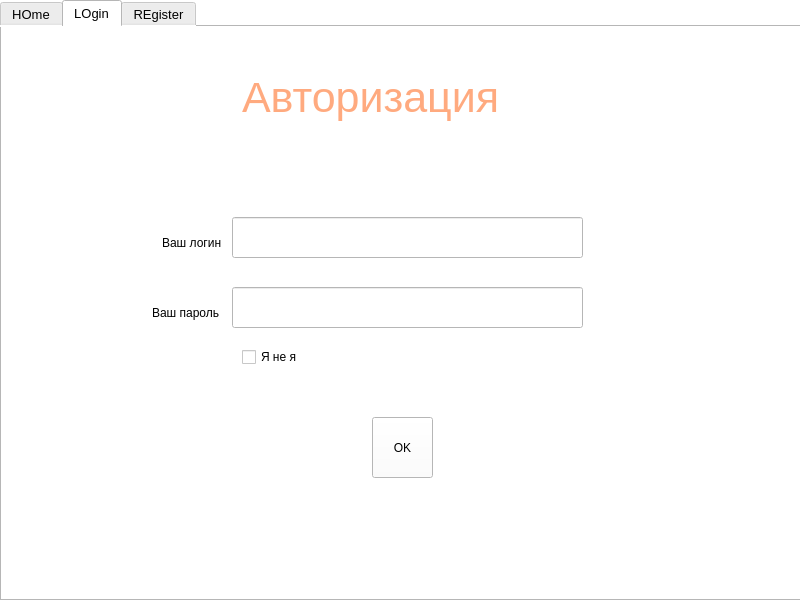
<?xml version="1.0" encoding="UTF-8"?>
<ui version="4.0">
 <class>MainWindow</class>
 <widget class="QMainWindow" name="MainWindow">
  <property name="geometry">
   <rect>
    <x>0</x>
    <y>0</y>
    <width>800</width>
    <height>600</height>
   </rect>
  </property>
  <property name="windowTitle">
   <string>MainWindow</string>
  </property>
  <property name="styleSheet">
   <string notr="true">background-color: rgb(255, 255, 255);</string>
  </property>
  <widget class="QWidget" name="centralwidget">
   <widget class="QTabWidget" name="tabWidget">
    <property name="geometry">
     <rect>
      <x>0</x>
      <y>0</y>
      <width>801</width>
      <height>601</height>
     </rect>
    </property>
    <property name="font">
     <font>
      <pointsize>10</pointsize>
     </font>
    </property>
    <property name="currentIndex">
     <number>1</number>
    </property>
    <property name="iconSize">
     <size>
      <width>60</width>
      <height>60</height>
     </size>
    </property>
    <widget class="QWidget" name="tab">
     <attribute name="title">
      <string>HOme</string>
     </attribute>
     <widget class="QLabel" name="label">
      <property name="geometry">
       <rect>
        <x>320</x>
        <y>10</y>
        <width>441</width>
        <height>141</height>
       </rect>
      </property>
      <property name="styleSheet">
       <string notr="true">font: 30pt &quot;Metal Gear&quot;;
color: rgb(170, 0, 255);</string>
      </property>
      <property name="text">
       <string>PanzarStarm</string>
      </property>
     </widget>
    </widget>
    <widget class="QWidget" name="tab_2">
     <attribute name="title">
      <string>LOgin</string>
     </attribute>
     <widget class="QLineEdit" name="linelog">
      <property name="geometry">
       <rect>
        <x>230</x>
        <y>190</y>
        <width>351</width>
        <height>41</height>
       </rect>
      </property>
      <property name="font">
       <font>
        <pointsize>16</pointsize>
       </font>
      </property>
      <property name="text">
       <string/>
      </property>
      <property name="dragEnabled">
       <bool>true</bool>
      </property>
      <property name="clearButtonEnabled">
       <bool>true</bool>
      </property>
     </widget>
     <widget class="QLabel" name="label_2">
      <property name="geometry">
       <rect>
        <x>240</x>
        <y>30</y>
        <width>351</width>
        <height>81</height>
       </rect>
      </property>
      <property name="font">
       <font>
        <pointsize>32</pointsize>
       </font>
      </property>
      <property name="styleSheet">
       <string notr="true">color: rgb(255, 170, 127);</string>
      </property>
      <property name="text">
       <string>Авторизация</string>
      </property>
     </widget>
     <widget class="QLabel" name="label_3">
      <property name="geometry">
       <rect>
        <x>160</x>
        <y>190</y>
        <width>181</width>
        <height>51</height>
       </rect>
      </property>
      <property name="text">
       <string>Ваш логин</string>
      </property>
     </widget>
     <widget class="QLabel" name="label_4">
      <property name="geometry">
       <rect>
        <x>150</x>
        <y>260</y>
        <width>181</width>
        <height>51</height>
       </rect>
      </property>
      <property name="text">
       <string>Ваш пароль</string>
      </property>
     </widget>
     <widget class="QLineEdit" name="linepass">
      <property name="geometry">
       <rect>
        <x>230</x>
        <y>260</y>
        <width>351</width>
        <height>41</height>
       </rect>
      </property>
      <property name="font">
       <font>
        <pointsize>16</pointsize>
       </font>
      </property>
      <property name="text">
       <string notr="true"/>
      </property>
      <property name="echoMode">
       <enum>QLineEdit::Password</enum>
      </property>
      <property name="clearButtonEnabled">
       <bool>true</bool>
      </property>
     </widget>
     <widget class="QPushButton" name="pushButton">
      <property name="geometry">
       <rect>
        <x>370</x>
        <y>390</y>
        <width>61</width>
        <height>61</height>
       </rect>
      </property>
      <property name="text">
       <string>OK</string>
      </property>
     </widget>
     <widget class="QCheckBox" name="checkBox">
      <property name="geometry">
       <rect>
        <x>240</x>
        <y>320</y>
        <width>61</width>
        <height>20</height>
       </rect>
      </property>
      <property name="text">
       <string>Я не я</string>
      </property>
      <property name="checkable">
       <bool>false</bool>
      </property>
      <property name="checked">
       <bool>false</bool>
      </property>
     </widget>
     <zorder>label_2</zorder>
     <zorder>label_3</zorder>
     <zorder>linelog</zorder>
     <zorder>label_4</zorder>
     <zorder>linepass</zorder>
     <zorder>pushButton</zorder>
     <zorder>checkBox</zorder>
    </widget>
    <widget class="QWidget" name="tab_3">
     <attribute name="title">
      <string>REgister</string>
     </attribute>
     <widget class="QLabel" name="label_5">
      <property name="geometry">
       <rect>
        <x>160</x>
        <y>120</y>
        <width>361</width>
        <height>151</height>
       </rect>
      </property>
      <property name="text">
       <string>Перейдите по ссылке для регистрации {ссылка}</string>
      </property>
     </widget>
    </widget>
   </widget>
  </widget>
  <action name="actionhome">
   <property name="text">
    <string>home</string>
   </property>
  </action>
  <action name="actionlogin">
   <property name="text">
    <string>login</string>
   </property>
  </action>
  <action name="actionreg">
   <property name="text">
    <string>reg</string>
   </property>
  </action>
 </widget>
 <resources/>
 <connections/>
</ui>
